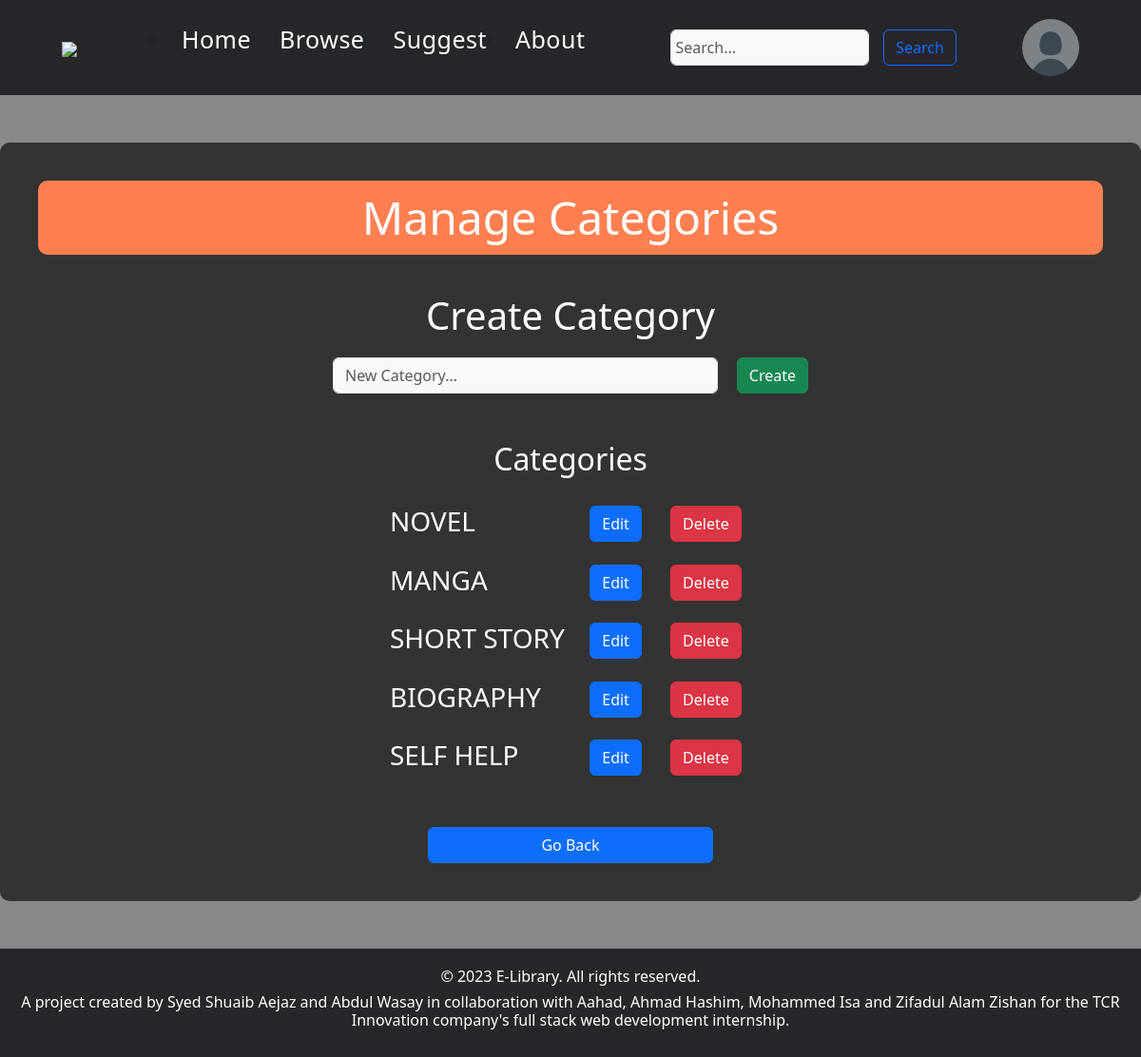
The page /create_category (signed in) on the database its author committed.
### account/models.py (models this page shows, shortened)
class UserProfile(models.Model):
    user = models.OneToOneField(User, on_delete = models.CASCADE)
    profile_picture = models.ImageField(default = "images/profile_pictures/default_pfp.png", upload_to = "images/profile_pictures")
    @receiver(pre_delete, sender = User)
    def delete_user_profile(sender, instance, **kwargs):
        try:
            profile = UserProfile.objects.get(user=instance)
            profile.delete()
        except UserProfile.DoesNotExist:
            pass
    pre_delete.connect(delete_user_profile, sender = User)

### home/models.py (models this page shows, shortened)
class Categories(models.Model):
    name = models.CharField(max_length = 100, unique = True)

### account/views.py (the view)
# urls.py: path('create_category', account.views.create_category, name = "create_category"),
def create_category(request):
    categories = Categories.objects.all()
    if request.method == 'POST':
        name = request.POST['name']
        Categories.objects.create(name = name)
        messages.success(request, f"Successfully added new category: {name}")
        return redirect('create_category')
    return render(request, 'account/create_category.html', {'categories': categories})

### account/templates/account/create_category.html (shortened to what this page needs)
{% extends 'base.html' %}
{% block content %}
<div class = "manage-category-body">
    <h1 class = "title">Manage Categories</h1>
    <div class = "create">
        <h1 style = "margin-bottom: 20px;">Create Category</h1>
        <form method="POST" action="{% url 'create_category' %}">
            <div class = "create-form">
                <input type = "text" id = "name" name = "name" class = "form-control form-control-dark text-bg-light" placeholder = "New Category..." required>
                <button type = "submit" class = "btn btn-success">Create</button>
            </div>
        </form>
    </div>
    <div class = "modify">
        <h2>Categories</h2>
        {% for category in categories %}
            <div class = "category-holder">
                <div class = "category-name">
                    <h3>{{ category.name }}</h3>
                </div>
                <div class = "edit">
                    <button class = "btn btn-primary" onclick = "editCategory('{{ category.name }}', {{ category.id }})">Edit</button>
                </div>
                <form class = "delete" action = "{% url 'delete_category' category.id %}" method = "post">
                    <a class = "btn btn-danger" onclick = "confirmDelete('{{ category.name }}', '{{ category.id }}')">Delete</a>
                </form>
            </div>
        {% endfor %}
    </div>
    <div class = "back">
        <a href = "{% url 'manage_books' %}" class = "btn btn-primary">Go Back</a>
    </div>
</div>
{% endblock %}

### static/templates/base.html (shortened to what this page needs)
{% load static %}
<!DOCTYPE html>
<html lang="en">
<head>
  <link href="https://cdn.jsdelivr.net/npm/bootstrap@5.3.2/dist/css/bootstrap.min.css" rel="stylesheet">
</head>
<body>
  <div class = "main-website-content">
    <header>
      <div class = "navbar">
        <div class = "navbar-logo">
          <a href = "{% url 'home' %}">
            <img src = "{% static 'logu.png' %}" height = 70px>
          </a>
        </div>
        <ul class = "navbar-tabs">
          <li><div class="navbar-padding"><a href = "{% url 'home' %}" style = "text-decoration: none; color: #fff;">Home</a></div> </li>
          <li><div class="navbar-padding"><a href = "{% url 'browse' %}" style = "text-decoration: none; color: #fff;">Browse</a></div></li>
          {% if not user.is_staff %}
            <li><div class="navbar-padding"><a href = "{% url 'suggest' %}" style = "text-decoration: none; color: #fff;">Suggest</a></div></li>
          {% endif %}
            <li><div class="navbar-padding"><a href = "{% url 'about' %}" style = "text-decoration: none; color: #fff;">About</a></div></li>
        </ul>
        <form method = "GET" action = "{% url 'browse_paginated' 1 %}" class = "navbar-search">
          <input type = "text" name = "query" class = "form-control form-control-dark text-bg-light" placeholder = "Search..." aria-label="Search">
          <button type = "submit" class = "search-button btn btn-outline-primary">Search</button>
        </form>
        <div class = "navbar-profile-icon">
          {% if user.is_staff %}
          <div class = "action">
            <div class = "profile" onclick = "menuToggle()">
              <img src = "{{ user.userprofile.profile_picture.url }}">
            </div>
            <div class = "menu">
              <h3>{{ user.username }}</h3>
              <ul>
                <li><img src = "{% static 'user.png' %}"><a href = "{% url 'account' %}">My Account</a></li>
                <li><img src = "{% static 'book.png' %}"><a href = "{% url 'my_books' %}">My Books</a></li>
                <li><img src = "{% static 'manage_book.png' %}"><a href = "{% url 'manage_books' %}">Manage Books</a></li>
                <li><img src = "{% static 'logout.png' %}"><a onclick = confirmLogout() style = "cursor: pointer;">Logout</a></li>
              </ul>
            </div>
          </div>
          {% elif user.is_authenticated %}
          <div class = "action">
            <div class = "profile" onclick = "menuToggle()">
              <img src = "{{ user.userprofile.profile_picture.url }}">
            </div>
          </div>
          {% else %}
          <a href = "{% url 'login' %}" class = "btn btn-outline-light me-1">Login</a>
          <a href = "{% url 'signup' %}" class = "btn btn-warning">Signup</a>
          {% endif %}
        </div>
      </div>
    </header>
    <div>
        {% block content %}
        {% endblock %}
    </div>
  </div>
</body>
<footer>
  <div class = "foot ">
    <h5>&copy 2023 E-Library. All rights reserved.</h5>
    <h6>A project created by Syed Shuaib Aejaz and Abdul Wasay in collaboration with Aahad, Ahmad Hashim, Mohammed Isa and Zifadul Alam Zishan for the TCR Innovation company's full stack web development internship.</h6>
  </div>
</footer>
</html>

### static/templates/base.html (style rules this page uses)
body { background-color: #888; display: flex; flex-direction: column; min-height: 100vh; }
.main-website-content { flex: 1; }
.foot { background-color: #26262b; color: #fff; width: 100%; position: static; bottom: 0; min-height: 100px; text-align: center; padding: 20px; }
.foot h5 { font-size: 16px; }
.foot h6 { font-size: 14; }
.navbar { background-color: #26262b; display: flex; justify-content: space-between; align-items: center; width: 100%; min-height: 100px; padding-right: 15px; padding-left: 15px; margin-right: auto; margin-left: auto; }
.navbar-logo { display:flex; flex:0.2; justify-content: left; margin-left: 50px; }
.navbar-tabs { display:flex; justify-content:center; align-items:center; font-size: 25px; padding: 20 0 10px; }
.navbar-tabs a { position: relative; text-decoration:none; color: #a0a0a0; letter-spacing: 0.5px; padding: 0 10px; }
.navbar-tabs a:after { content:""; position:absolute; background-color: #00abf0; height: 3px; width: 0; left:0; bottom: -10px; transition: 0.3s; }
.navbar-tabs li:last-child { margin-right: 0px; }
.navbar-search { display: flex; flex: 1; justify-content: center; padding: 5px 10px; width: 50%; }
.navbar-search input { width: 50%; padding: 5px; }
.search-button { margin-left: 15px; }
.navbar-profile-icon { float: right; margin-right: 50px; }
.action { position: relative; top: 0px; right: 0px; z-index: 1; }
.action .profile { position: relative; width: 60px; height: 60px; border-radius: 50%; overflow: hidden; cursor: pointer; }
.action .profile img { position: absolute; top: 0; left: 0; width: 100%; height: 100%; object-fit: cover; }
.navbar-padding { margin-right:10px; }

### account/templates/account/create_category.html (style rules this page uses)
.manage-category-body { background-color: #333; margin: 50px auto; border-radius: 10px; max-width: 1600px; height: auto; padding: 40px; color: #fff; }
.title { color: #fff; font-size: 48px; margin-bottom: 40px; background-color: coral; text-align: center; border-radius: 10px; padding: 10px; }
.create { text-align: center; max-width: 500px; margin: 10px auto; }
.create-form { display: flex; }
.create-form input { margin-right: 20px; }
.modify { width: 400px; margin: 50px auto 0 auto; }
.modify h2 { text-align: center; margin-bottom: 20px; }
.category-holder { display: flex; }
.category-name { flex: 2; padding: 10px; }
.edit { flex: 0.5; padding: 10px; text-align: center; }
.delete { flex: 1; padding: 10px; text-align: center; }
.back { text-align: center; margin-top: 40px; }
.back a { width: 300px; }

### rows shown on the page
Categories: name "NOVEL"
Categories: name "MANGA"
Categories: name "SHORT STORY"
Categories: name "BIOGRAPHY"
Categories: name "SELF HELP"
